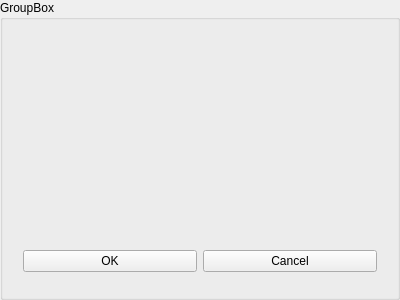
<?xml version="1.0" encoding="UTF-8"?>
<ui version="4.0">
 <class>ChooserWidget</class>
 <widget class="QGroupBox" name="ChooserWidget">
  <property name="geometry">
   <rect>
    <x>0</x>
    <y>0</y>
    <width>400</width>
    <height>300</height>
   </rect>
  </property>
  <property name="windowTitle">
   <string>GroupBox</string>
  </property>
  <property name="title">
   <string>GroupBox</string>
  </property>
  <layout class="QVBoxLayout" name="verticalLayout">
   <item>
    <widget class="QWidget" name="main_widget" native="true"/>
   </item>
   <item>
    <widget class="QFrame" name="horizontalFrame">
     <property name="maximumSize">
      <size>
       <width>16777215</width>
       <height>50</height>
      </size>
     </property>
     <layout class="QHBoxLayout" name="horizontalLayout">
      <item>
       <widget class="QPushButton" name="ok_button">
        <property name="text">
         <string>OK</string>
        </property>
       </widget>
      </item>
      <item>
       <widget class="QPushButton" name="cancel_button">
        <property name="text">
         <string>Cancel</string>
        </property>
       </widget>
      </item>
     </layout>
    </widget>
   </item>
  </layout>
 </widget>
 <resources/>
 <connections/>
</ui>
